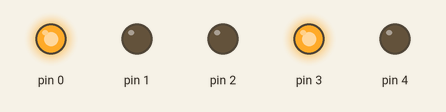
Bench run of a sketch on a simulated Arduino Uno, built with avr-gcc and run on an emulated ATmega328P. Parts: output pins drawn as LEDs (lit = HIGH).

Above: at 1.0 s.
At 3.5 s:
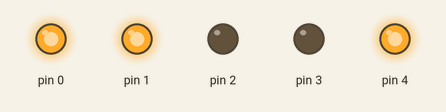
At 6.0 s:
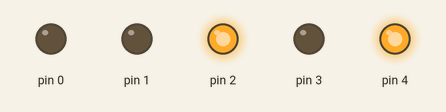
At 8.5 s:
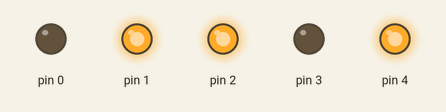
Timing chart, 0 to 13.0 s (numbered marks = the images above):
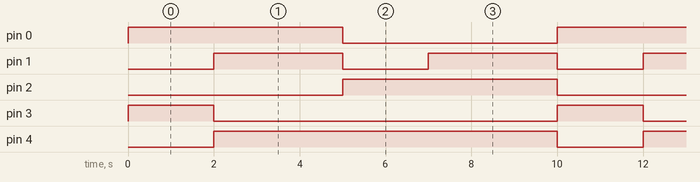

Measured:
- by itself, pin 0, pin 2: alternates HIGH for 5.0 s and LOW for 5.0 s
- by itself, pin 1: alternates HIGH for 3.0 s and LOW for 2.0 s
- by itself, pin 3: alternates HIGH for 2.0 s and LOW for 8.0 s
- by itself, pin 4: alternates HIGH for 8.0 s and LOW for 2.0 s

The sketch:

trafik_isigi1.ino
```cpp
// C++ code
//
int a = 2000;//değişken heryerde aynı değeri kullanabilmek için
int b = 3000;
void setup()
{
  pinMode(0, OUTPUT);//0 numaralı pini çıkış olarak tanımla
  pinMode(1, OUTPUT);
  pinMode(2, OUTPUT);
  pinMode(3, OUTPUT);
  pinMode(4, OUTPUT);

}

void loop()

{
  digitalWrite(0, HIGH);
  digitalWrite(3, HIGH);
  digitalWrite(4, 0);
  delay(a);

  digitalWrite(0, HIGH);
  digitalWrite(1, HIGH);
  digitalWrite(4, HIGH);
  digitalWrite(3, 0);
  delay(b);

  digitalWrite(0, 0);
  digitalWrite(1, 0);
  digitalWrite(2, HIGH);
  digitalWrite(4, HIGH);
  delay(a);

  digitalWrite(2, HIGH);
  digitalWrite(1, HIGH);
  delay(b);
  digitalWrite(2, 0);
  digitalWrite(1, 0);
}
```
